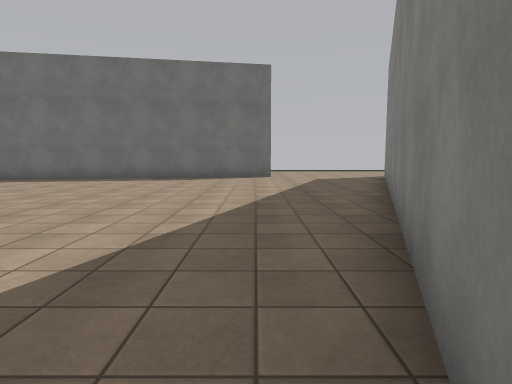
[1] (above)

24 first-person views from a walk through a scene from a Unity 3-D project. The camera is 1.4 m above the floor, tilts 6° down and sees 75° across. The floor is counted in squares, 2 m on a side. Each view is taken from the middle of a square. On the plan, view 1 faces up. The plan holds only what a view shows up to about 10 squares ahead; the rest is blank. The place goes on beyond the plan. The player character is not drawn. Surface patterns are stand-ins for the level's own textures.

[2]
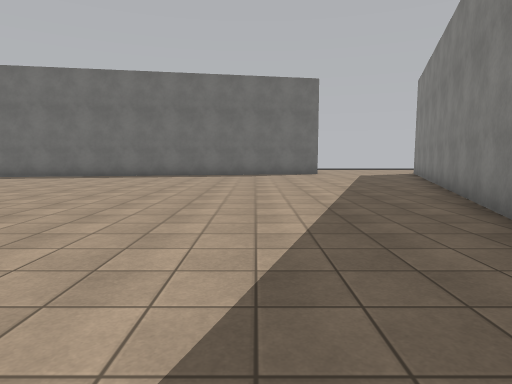

[3]
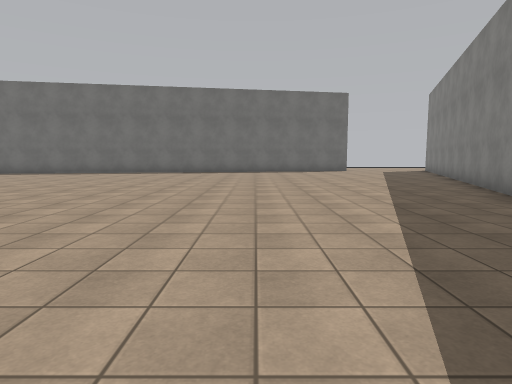

[4]
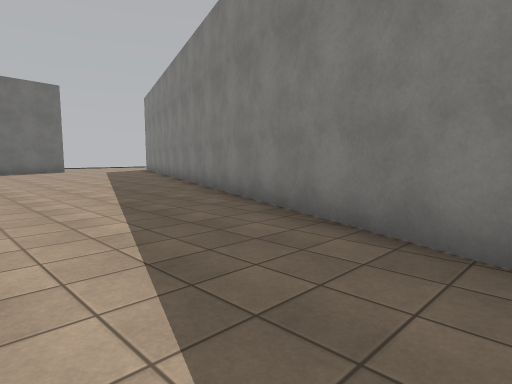

[5]
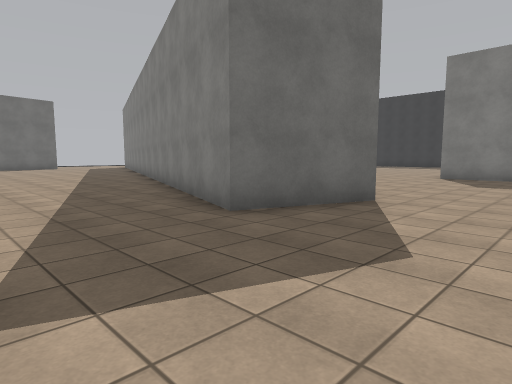

[6]
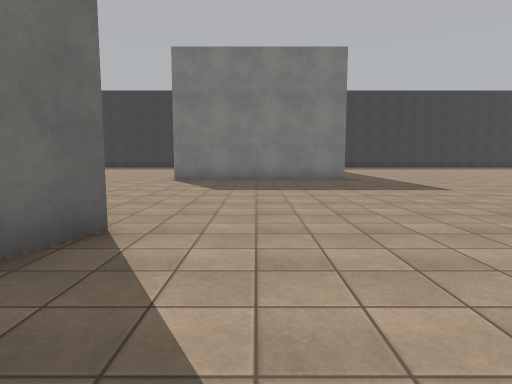

[7]
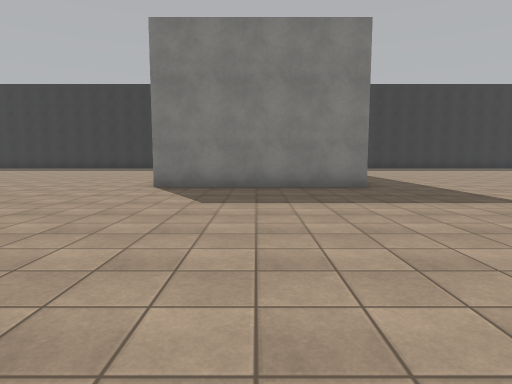

[8]
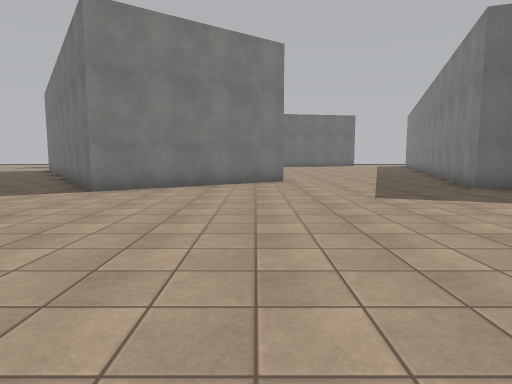

[9]
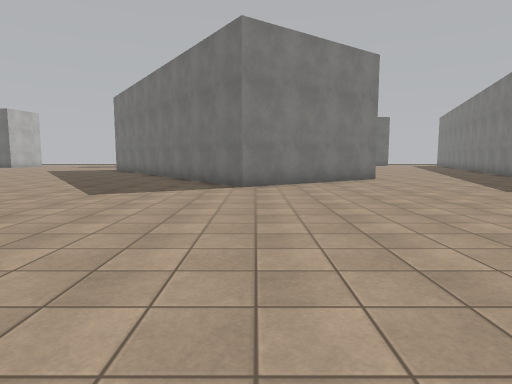

[10]
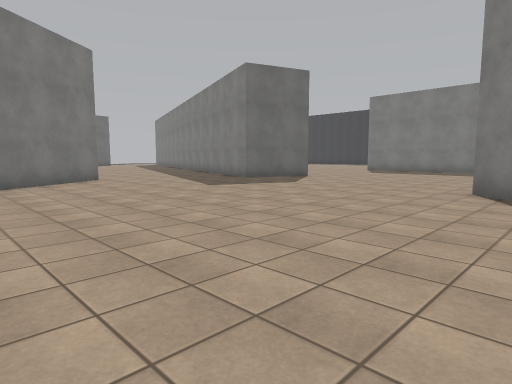

[11]
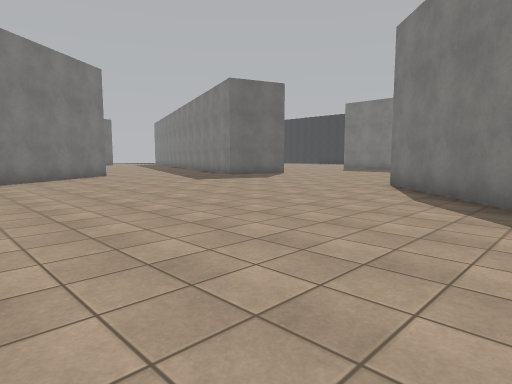

[12]
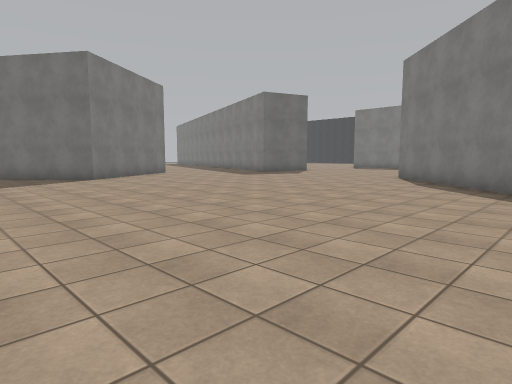

[13]
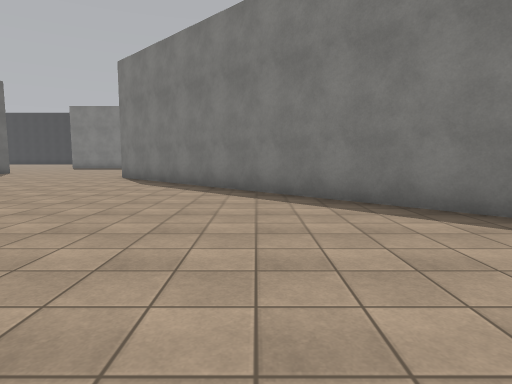

[14]
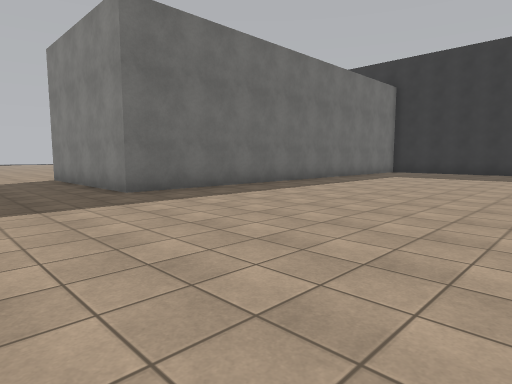

[15]
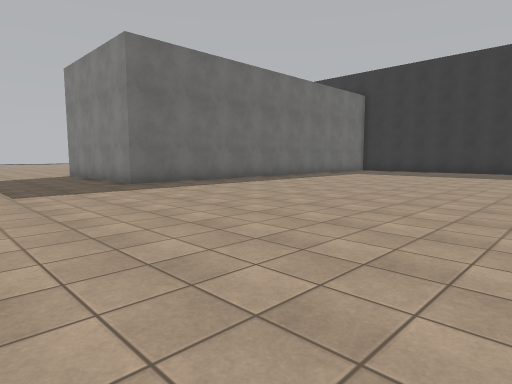

[16]
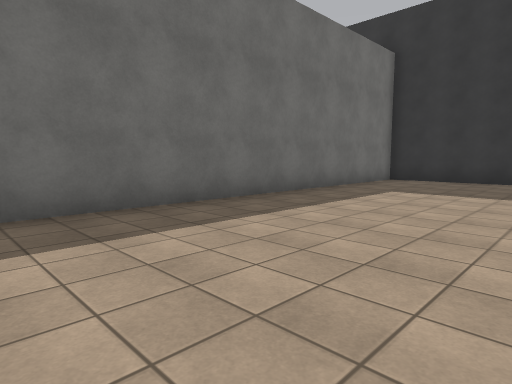

[17]
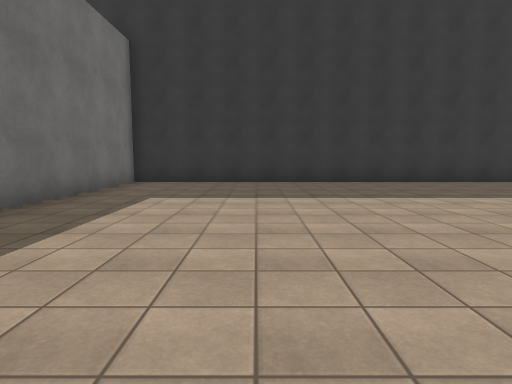

[18]
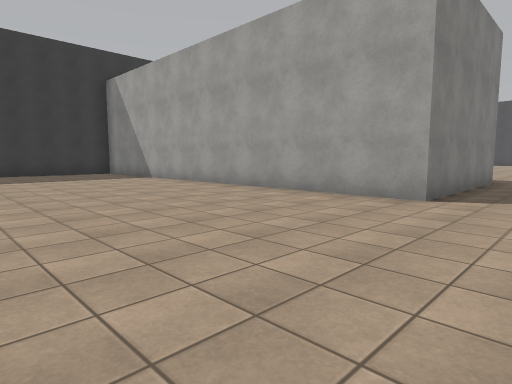

[19]
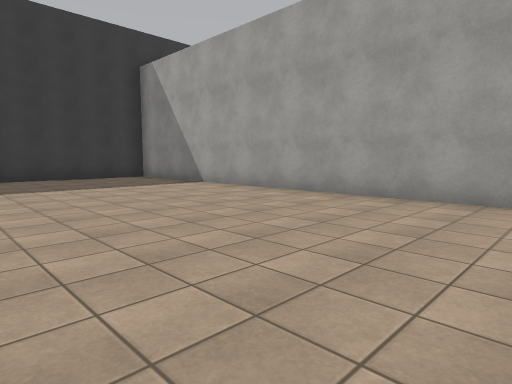

[20]
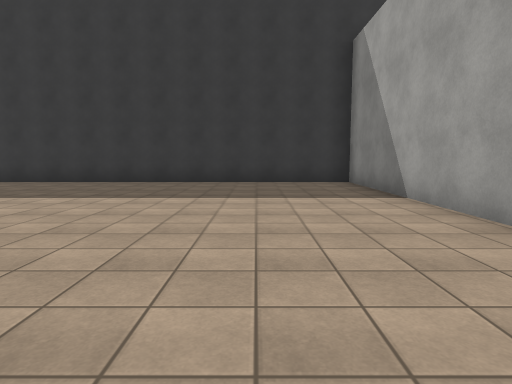

[21]
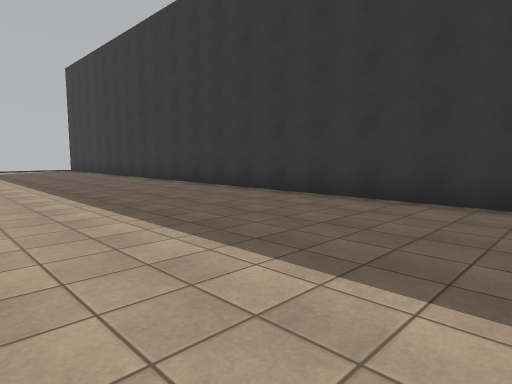

[22]
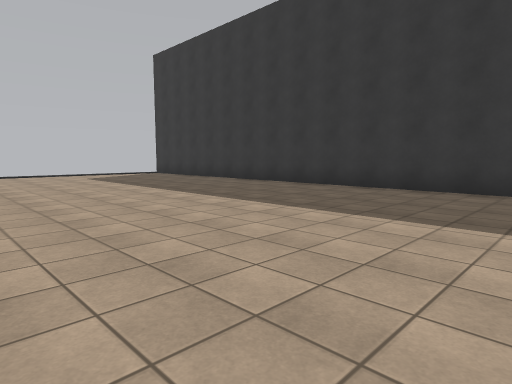

[23]
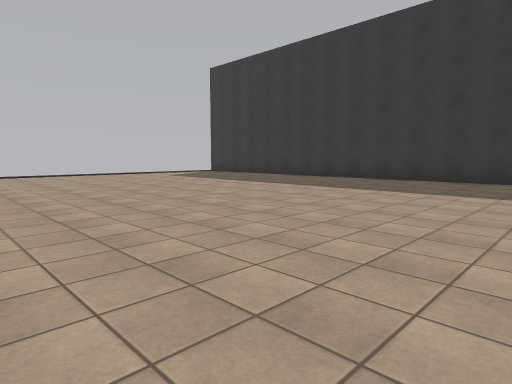

[24]
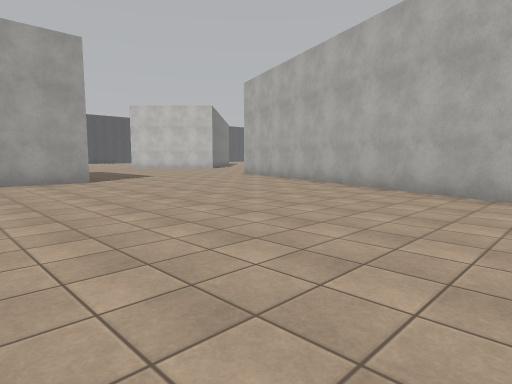

### Floor plan
Points are (right, up) in squares from view 1. A wall is a line through its corners. A room is listed if a view was taken in it or the views show most of it. See-through windows are left out.
Room 1 (views 1, 2)
walls: (-1.4, -4.6) (3.9, 10)
ways out: opening at (-4, -4) to room 2
Room 2 (views 3, 4, 5, 6, 7, 8, 9, 10, 11, 12, 13, 14, 15, 16, 17, 18, 19, 20, 21, 22, 23, 24)
walls: (0.2, -7.6) (-2.2, -6.7) (-1.4, -4.6); (3.7, 2.2) (1.8, -3.1); (-6.2, -4.4) (-10.3, -7.3) (-12.6, -4); (19.3, -20.5) (19.3, -11.6) (6.8, -11.6) (6.8, -6.6) (19.3, -6.6) (19.3, 10); (-9.8, -20.6) (-2.6, -13.4)
ways out: opening at (-4, -4) to room 1

Positions as (right, up) in squares from view 1, and headings:
1: (0, 0), facing up
2: (-2, -2), facing up
3: (-4, -5), facing up
4: (-4, -5), facing up-right
5: (-5, -10), facing up-right
6: (-3, -9), facing right
7: (-1, -9), facing right
8: (-7, -14), facing up
9: (-10, -15), facing up
10: (-10, -15), facing up-right
11: (-11, -17), facing up-right
12: (-14, -18), facing up-right
13: (-14, -18), facing right
14: (4, -18), facing up-right
15: (3, -20), facing up-right
16: (9, -16), facing up-right
17: (10, -15), facing right
18: (5, -1), facing down-right
19: (8, -1), facing down-right
20: (10, -4), facing right
21: (14, -2), facing up-right
22: (12, 3), facing up-right
23: (9, 3), facing up-right
24: (10, 3), facing down-left
